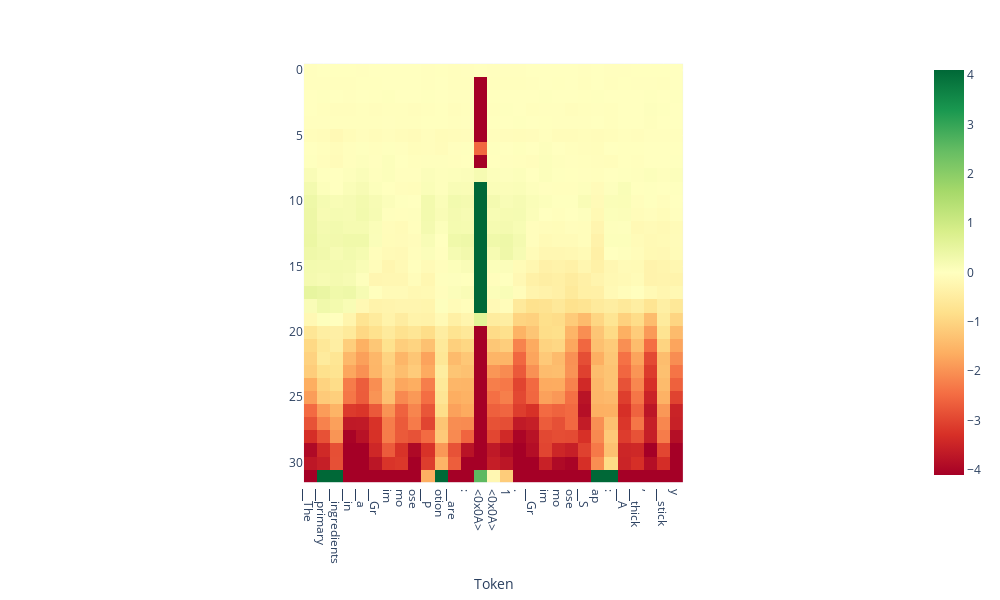

Notebook cell for this chart:
### Code cell
doc.plot_projection_heatmap(output['projections'], output['tokens'], lastn_tokens_to_plot=None, saturate_at='auto')

### Figure 1 — Plotly figure (JSON) as saved in the notebook; plotly's stock layout.template omitted (floating-point values rounded to 4 significant figures; data arrays with more than 128 entries replaced by an {"elided": "..."} marker saying what was removed)
{"data": [{"coloraxis": "coloraxis", "hovertemplate": "Token: %{x}<br>y: %{y}<br>color: %{z}<extra></extra>", "name": "0", "type": "heatmap", "xaxis": "x", "yaxis": "y", "z": {"elided": "32x29 float values"}}], "layout": {"coloraxis": {"cmax": 4.107, "cmin": -4.107, "colorscale": [[0, "rgb(165,0,38)"], [0.1, "rgb(215,48,39)"], [0.2, "rgb(244,109,67)"], [0.3, "rgb(253,174,97)"], [0.4, "rgb(254,224,139)"], [0.5, "rgb(255,255,191)"], [0.6, "rgb(217,239,139)"], [0.7, "rgb(166,217,106)"], [0.8, "rgb(102,189,99)"], [0.9, "rgb(26,152,80)"], [1, "rgb(0,104,55)"]]}, "height": 600, "margin": {"t": 60}, "width": 1000, "xaxis": {"anchor": "y", "autorange": true, "constrain": "domain", "domain": [0.2707, 0.7293], "range": [-0.5, 28.5], "scaleanchor": "y", "ticktext": ["▁The", "▁primary", "▁ingredients", "▁in", "▁a", "▁Gr", "im", "mo", "ose", "▁P", "otion", "▁are", ":", "<0x0A>", "<0x0A>", "1", ".", "▁Gr", "im", "mo", "ose", "▁S", "ap", ":", "▁A", "▁thick", ",", "▁stick", "y", "▁substance"], "tickvals": [0, 1, 2, 3, 4, 5, 6, 7, 8, 9, 10, 11, 12, 13, 14, 15, 16, 17, 18, 19, 20, 21, 22, 23, 24, 25, 26, 27, 28, 29], "title": {"text": "Token"}}, "yaxis": {"anchor": "x", "autorange": true, "constrain": "domain", "domain": [0, 1], "range": [31.5, -0.5]}}}
